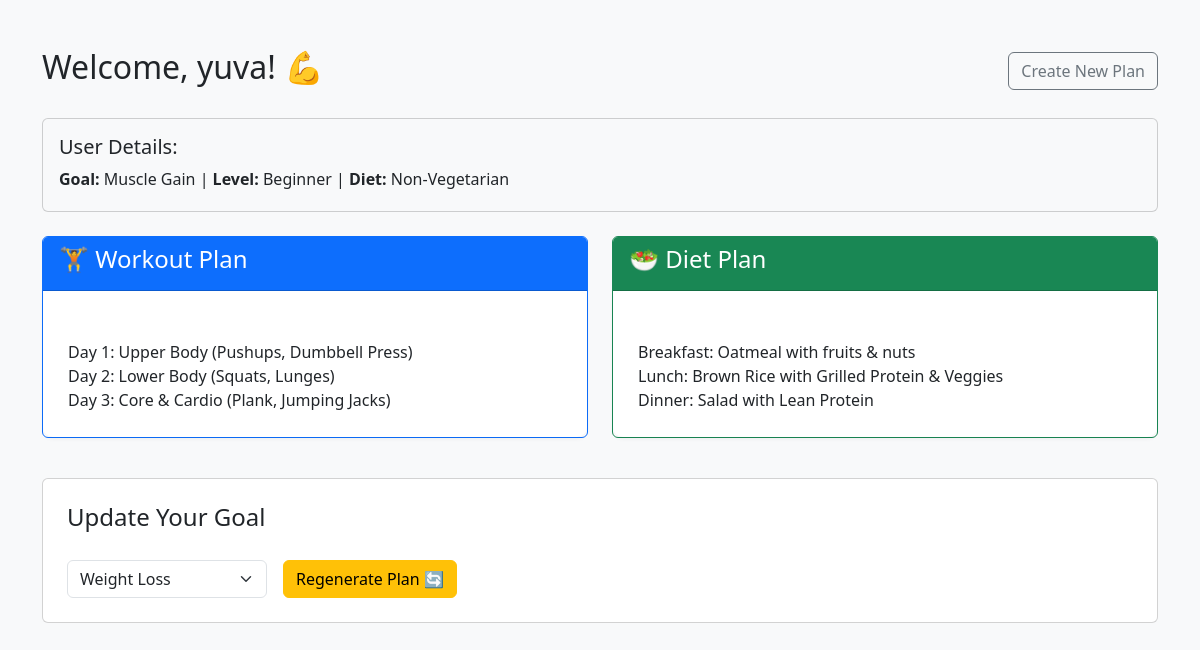
The page /result/1 on the database its author committed.
### tables this page shows
CREATE TABLE users (
            id INTEGER PRIMARY KEY AUTOINCREMENT,
            name TEXT NOT NULL,
            age INTEGER,
            gender TEXT,
            fitness_goal TEXT,
            experience_level TEXT,
            dietary_preference TEXT,
            workout_plan TEXT,
            diet_plan TEXT
        );

### app/routes.py (the view)
@router.get("/result/{user_id}", response_class=HTMLResponse)
def show_result(request: Request, user_id: int):
    user = get_user_plan(user_id)
    if not user:
        return RedirectResponse(url="/", status_code=303)
    return templates.TemplateResponse(
        request=request,
        name="result.html",
        context={"user": user}
    )

### templates/result.html (shortened to what this page needs)
<!DOCTYPE html>
<html lang="en">
<head>
    <link href="https://cdn.jsdelivr.net/npm/bootstrap@5.3.0/dist/css/bootstrap.min.css" rel="stylesheet">
</head>
<body>
    <div class="container my-5">
        <div class="d-flex justify-content-between align-items-center mb-4">
            <h2>Welcome, {{ user[1] }}! 💪</h2>
            <a href="/" class="btn btn-outline-secondary">Create New Plan</a>
        </div>
        <div class="card p-3 mb-4 bg-light">
            <h5>User Details:</h5>
            <p class="mb-1"><strong>Goal:</strong> {{ user[4] }} | <strong>Level:</strong> {{ user[5] }} | <strong>Diet:</strong> {{ user[6] }}</p>
        </div>
        <div class="row">
            <div class="col-md-6 mb-4">
                <div class="card border-primary h-100">
                    <div class="card-header bg-primary text-white">
                        <h4>🏋️ Workout Plan</h4>
                    </div>
                    <div class="card-body plan-box">
                        {{ user[7] }}
                    </div>
                </div>
            </div>
            <div class="col-md-6 mb-4">
                <div class="card border-success h-100">
                    <div class="card-header bg-success text-white">
                        <h4>🥗 Diet Plan</h4>
                    </div>
                    <div class="card-body plan-box">
                        {{ user[8] }}
                    </div>
                </div>
            </div>
        </div>
        <div class="card p-4 mt-3">
            <h4>Update Your Goal</h4>
            <form action="/update/{{ user[0] }}" method="POST" class="row g-3 align-items-center mt-1">
                <div class="col-auto">
                    <select name="new_goal" class="form-select" required>
                        <option value="Weight Loss">Weight Loss</option>
                    </select>
                </div>
                <div class="col-auto">
                    <button type="submit" class="btn btn-warning">Regenerate Plan 🔄</button>
                </div>
            </form>
        </div>
    </div>
</body>
</html>

### templates/result.html (style rules this page uses)
body { background-color: #f8f9fa; }
.plan-box { background: white; padding: 25px; border-radius: 10px; box-shadow: 0 2px 4px rgba(0,0,0,0.05); white-space: pre-line; }

### rows shown on the page
users: name "yuva", fitness_goal "Muscle Gain", experience_level "Beginner", dietary_preference "Non-Vegetarian", workout_plan "Day 1: Upper Body (Pushups, Dumbbell Press) Day 2: Lower Body (Squats, Lunges) Day 3: Core & Cardio (Plank, Jumping Jacks)", diet_plan "Breakfast: Oatmeal with fruits & nuts Lunch: Brown Rice with Grilled Protein & Veggies Dinner: Salad with Lean Protein"
